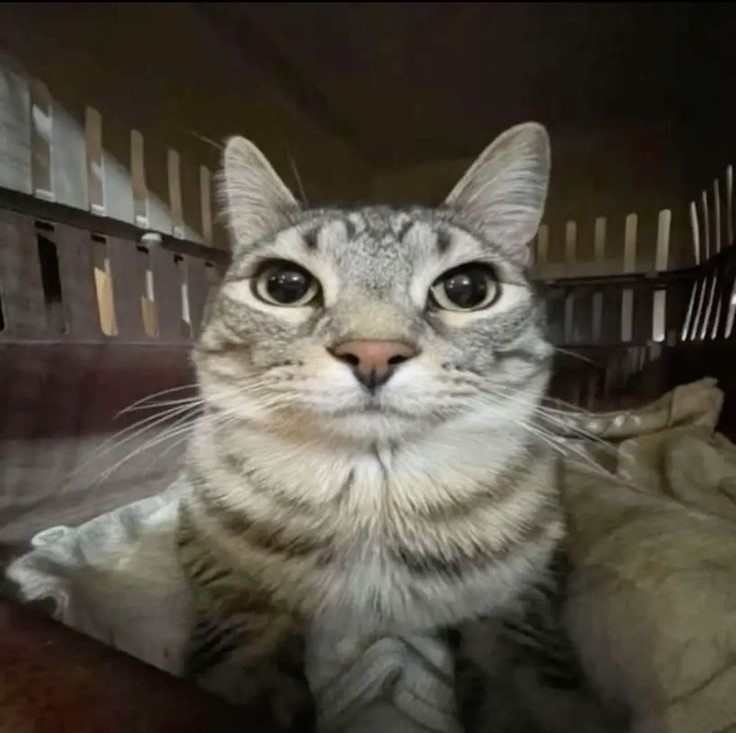
#> input picture pythonBasico/Tema17/image_tools/miau.jpg, 736 x 733 px
$ python ejemplo.py
#> lines starting #> are read from the running program, lines starting #| are printed output that depends on the picture
### pythonBasico/Tema17/image_tools/image_tools.py
from PIL import Image, ImageOps

def cargarImagen(ruta):
    """
    Carga una imagen desde una ruta q se pasa
    """
#> called with ruta = 'miau.jpg'
    return Image.open(ruta)
#> returned value is the input picture: PIL image 736x733 RGB; mean R, G, B 82.7, 77.3, 67.1

def guardarImagen(image, rutaGuard):
    """
    guarda la ruta
    """
    image.save(rutaGuard)

def redimensionar(image, ancho, alto):
    """
    redimensiona la imagen
    """
#> called with ancho = 200, alto = 200
    return image.resize((ancho, alto))
#> returned value: PIL image 200x200 RGB

def ponerFiltro(image, filtro):
    """
    aplicar filtro a la imagen
    """
#> called with filtro = 'sepia'
    if filtro == 'grayscale':
        return ImageOps.grayscale(image)
    elif filtro == 'sepia':
        return ImageOps.colorize(ImageOps.grayscale(image), '#704214', '#C0A080')
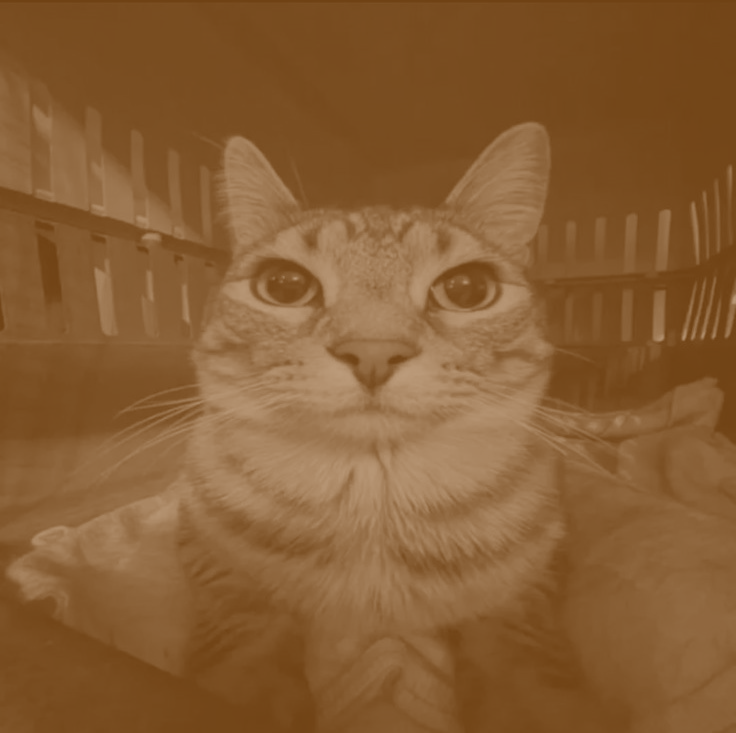
#> returned value: PIL image 736x733 RGB; mean R, G, B 135.9, 94.2, 52.4
    else:
        raise ValueError("Filtro no soportado. Usa 'grayscale' o 'sepia'.")

def rotar(image, angulo):
    """
    gira la imagen en x angulo
    """
#> called with angulo = 45
    return image.rotate(angulo, expand=True)
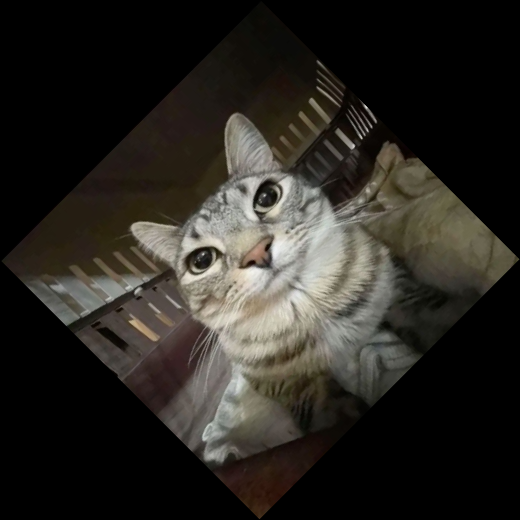
#> returned value: PIL image 1040x1039 RGB (shown at 1/2 size); mean R, G, B 41.3, 38.5, 33.5

def voltear(image, direcc):
    """
    Voltea la imagen
    """
#> called with direcc = 'horizontal'
    if direcc == 'horizontal':
        return ImageOps.mirror(image)
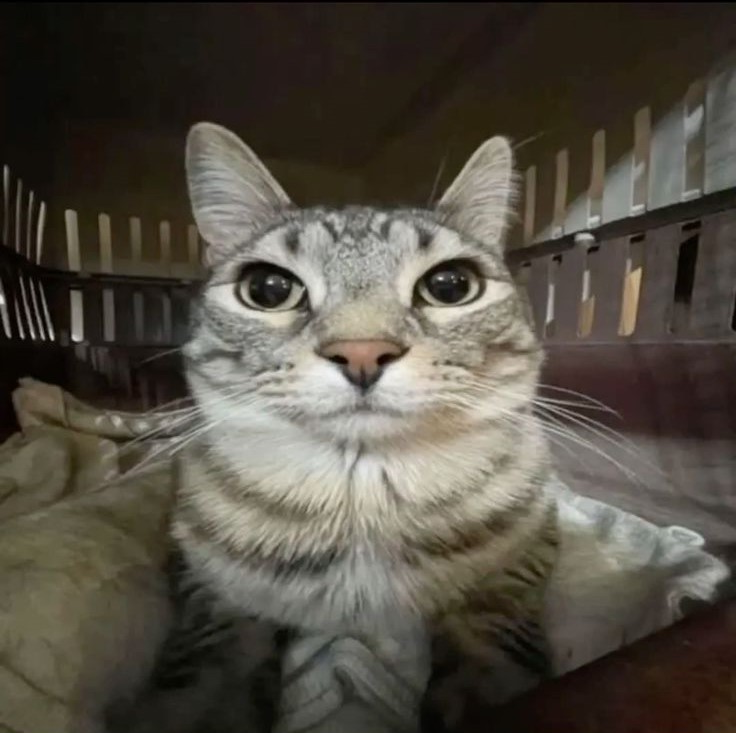
#> returned value: PIL image 736x733 RGB; mean R, G, B 82.7, 77.3, 67.1
    elif direcc == 'vertical':
        return ImageOps.flip(image)
    else:
        raise ValueError("Dirección no soportada. Usa 'horizontal' o 'vertical'.")

### pythonBasico/Tema17/image_tools/ejemplo.py
from image_tools import cargarImagen, guardarImagen, redimensionar, ponerFiltro, rotar, voltear

# Cargar imagen
image = cargarImagen("miau.jpg")


# Redimensionar
image_resized = redimensionar(image, 200, 200)
guardarImagen(image_resized, "imagen_redimensionada.jpg")

# Aplicar filtro sepia
image_sepia = ponerFiltro(image, "sepia")
guardarImagen(image_sepia, "imagen_sepia.jpg")

# Rotar
image_rotated = rotar(image, 45)
guardarImagen(image_rotated, "imagen_rotada.jpg")

# Voltear horizontalmente
image_flipped = voltear(image, "horizontal")
guardarImagen(image_flipped, "imagen_volteada.jpg")
